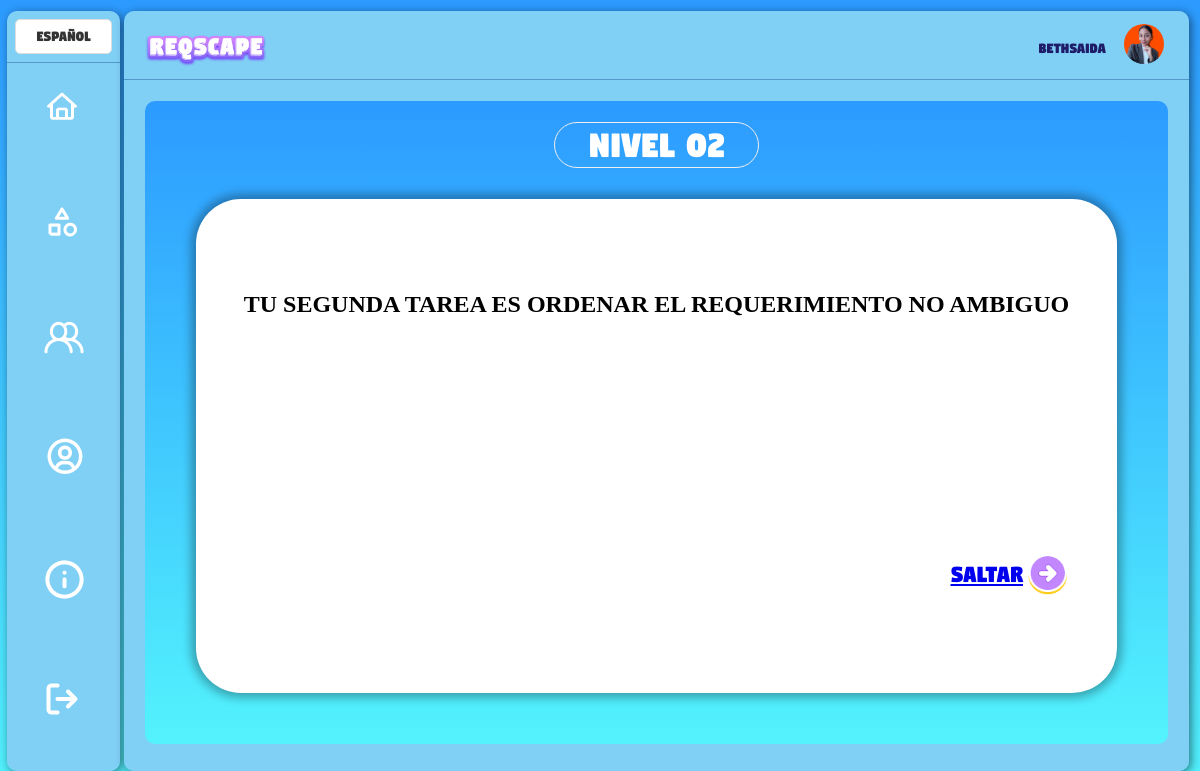
/modules/inicio/level2-txt.php (signed in), run on the app's committed database.
### tables this page shows
CREATE TABLE `usuarios` (
  `id` int(11) NOT NULL,
  `usuario` varchar(255) NOT NULL,
  `correo` varchar(255) NOT NULL,
  `contrasena` varchar(255) NOT NULL,
  `imagen_perfil` varchar(255) DEFAULT NULL,
  `perfil` varchar(50) DEFAULT NULL
);

### modules/inicio/level2-txt.php (the view, shortened to what this page needs)
<?php
include "../../connection/connection.php";
$lang = [];
if ($_SESSION['lang'] == 'es') {
    $lang['home'] = 'Inicio';
    $lang['levels'] = 'Niveles';
    $lang['score'] = 'Puntuación';
    $lang['profile'] = 'Perfil';
    $lang['info'] = 'Información';
    $lang['logout'] = 'Cerrar sesión';
    $lang['level_2'] = 'Nivel 02';
    $lang['task_2'] = 'TU SEGUNDA TAREA ES ORDENAR EL REQUERIMIENTO NO AMBIGUO';
    $lang['skip'] = 'SALTAR';
    $lang['change_language'] = 'Cambiar idioma';
}
if (isset($_SESSION['user_id'])) {
    $user_id = $_SESSION['user_id'];
    $sql = "SELECT usuario, correo, imagen_perfil FROM usuarios WHERE id = $user_id";
    $result = mysqli_query($con, $sql);
    if ($result && mysqli_num_rows($result) > 0) {
        $row = mysqli_fetch_assoc($result);
    } else {
        echo "No se encontraron resultados.";
        exit();
    }
} else {
    echo "No se ha iniciado sesión.";
    exit();
}
?>
<!DOCTYPE html>
<html lang="<?php echo $_SESSION['lang']; ?>">
<head>
    <link rel="stylesheet" type="text/css" href="../../styles/inicio.css">
    <link rel="stylesheet" type="text/css" href="../../styles/level-txt.css">
</head>
<body>
    <div class="fondo">
        <div class="columna-1">
            <div class="fila1-cl1">
                <select id="languageSelector">
                    <option value="es" <?php echo $_SESSION['lang'] == 'es' ? 'selected' : ''; ?>>Español</option>
                </select>
            </div>
            <div class="fila2-cl1">
                <a href="inicio.php" class="lg-cl1">
                    <img src="../../assets/img/inicio/inicio.png" alt="">
                </a>
                <a href="niveles-juego.php" class="lg-cl1">
                    <img src="../../assets/img/inicio/niveles.png" alt="">
                </a>
                <a href="score-page.php" class="lg-cl1">
                    <img src="../../assets/img/inicio/scoreglobal.png" alt="">
                </a>
                <a href="perfil.php" class="lg-cl1">
                    <img src="../../assets/img/inicio/perfil.png" alt="">
                </a>
                <a href="<?php echo ($_SESSION['perfil'] == 'profesor') ? 'reporte-niveles.php' : 'informacion.php'; ?>" class="lg-cl1">
                    <img src="../../assets/img/inicio/<?php echo ($_SESSION['perfil'] == 'profesor') ? 'report.png' : 'info.png'; ?>" alt="">
                </a>
                <a href="inicio-sesion.php" class="lg-cl1">
                    <img src="../../assets/img/inicio/log-out.png" alt="">
                </a>
            </div>
        </div>
        <div class="columna-2">
            <div class="fila1-cl2">
                <div class="logo">
                    <img src="../../assets/img/logo.png" alt="">
                </div>
                <div class="usuario-logueado">
                    <div class="profile-data-item">
                        <span id="username" class="username-span"><?php echo $row["usuario"]; ?></span>
                    </div>
                    <?php
                    if (!empty($row["imagen_perfil"])) {
                        echo '<img class="profile-pic" src="' . $row["imagen_perfil"] . '" alt="Imagen de perfil">';
                    } else {
                        echo '<img class="profile-pic" src="../../modules/inicio/uploads/perfil.jpg" alt="Avatar predeterminado">';
                    }
                    ?>
                </div>
            </div>
            <div class="fila2-cl2">
                <div class="contenido-juego">
                    <div class="fila1">
                        <span class="titulo-nivel-txt">
                            <?php echo $lang['level_2']; ?>
                        </span>
                    </div>
                    <div class="fila2">
                        <div class="fila2-1">
                            <span class="texto1-txt">
                                <?php echo $lang['task_2']; ?>
                            </span>
                        </div>
                        <div class="fila2-2">
                            <a href="juego-nivel2.php" class="btn-icono">
                                <?php echo $lang['skip']; ?>
                                <img src="../../assets/img/lever1-txt/saltar_btn.png" alt="Icono" />
                            </a>
                        </div>
                    </div>
                </div>
            </div>
        </div>
    </div>
</body>
</html>

### styles/inicio.css (style rules this page uses)
body { margin: 0; padding: 0; }
.fondo { margin: 0; padding: 0; height: 100vh; display: grid; grid-template-columns: auto 1fr; background-image: linear-gradient(to bottom, #2C9AFF, #53F3FD); }
.columna-1 { width: 113px; height: 95vh; margin: 6%; margin-top: 10%; background: linear-gradient(80deg, #80CFF5, #80CFF5 44%); border-radius: 10px; border-image: linear-gradient(to right, #FFFFFF 25%, #FFFFFF 77%, #FFFFFF 85%); border-image-slice: 1; backdrop-filter: blur(5px); box-shadow: 2px 2px 10px rgba(0, 0, 0, 0.5); display: grid; grid-template-rows: auto 1fr; }
.fila1-cl1 { border-bottom: 1px solid rgba(19, 67, 145, 0.4); }
.fila2-cl1 { display: grid; grid-row: auto auto auto auto auto auto; margin: 15%; gap: 5%; }
.lg-cl1 { background-color: transparent; border: none; padding: 10px 20px; cursor: pointer; border-radius: 10px; position: relative; }
.columna-2 { height: 95vh; margin: 1%; background: linear-gradient(80deg, #80CFF5, #80CFF5 44%); border-radius: 10px; border-image: linear-gradient(to right, #FFFFFF 25%, #FFFFFF 77%, #FFFFFF 85%); border-image-slice: 1; backdrop-filter: blur(5px); box-shadow: 2px 2px 10px rgba(0, 0, 0, 0.5); display: grid; grid-template-rows: auto 1fr; }
.fila1-cl2 { border-bottom: 1px solid rgba(19, 67, 145, 0.4); display: grid; grid-template-columns: auto 1fr; }
.logo { margin-top: 5%; margin-left: 5%; margin-bottom: 2%; }
.logo img { width: 30%; }
.contenido-juego { background-image: linear-gradient(to bottom, #2C9AFF, #53F3FD); margin: 2%; display: grid; grid-template-rows: auto 1fr; border-radius: 10px; width: 96%; height: 93%; }

### styles/level-txt.css (style rules this page uses)
.fila1 { background-color: transparent; margin: 2% 40%; }
.titulo-nivel-txt { border: 1px solid #eee; border-radius: 45px; padding: 1%; display: flex; align-items: center; justify-content: center; font-size: 40px; font-family: 'Digitalt'; color: #ffffff; }
.fila2 { display: grid; grid-template-rows: auto auto; background-color: #ffffff; margin: 5%; margin-top: 1%; box-shadow: 0px 0px 10px 5px rgba(0, 0, 0, 0.3); border-radius: 45px; }
.fila2-1 { padding: 5%; padding-top: 10%; font-size: 24px; font-family: "Comic Sans MS"; font-weight: bolder; }
.texto1-txt { display: flex; justify-content: center; align-items: center; text-align: center; }
.fila2-2 { display: flex; align-self: stretch; align-items: center; flex-wrap: nowrap; justify-content: flex-end; display: flex; align-self: stretch; align-items: center; flex-wrap: nowrap; justify-content: flex-end; padding-bottom: 3%; padding-right: 3%; }
.btn-icono { display: flex; align-items: center; justify-content: center; padding: 10px 15px; background-color: #ffffff; color: C286FF; border: none; cursor: pointer; font-family: 'Digitalt'; font-size: 26px; }
.btn-icono img { margin-left: 5px; width: 30%; }

### modules/inicio/level2-txt.php (style rules this page uses)
.usuario-logueado { display: flex; justify-content: end; border-radius: 10%; margin: 2%; margin-bottom: 0%; }
.profile-data-item { font-family: 'Digitalt'; display: flex; justify-content: center; align-items: center; margin-right: 3%; margin-top: 0%; margin-bottom: 1%; color: #1E1C69; }
.usuario-logueado img { width: 40px; height: 40px; border-radius: 50%; margin: 2% 2%; margin-top: 0%; margin-left: 0%; }
.fila1-cl1 { padding: 7%; border-bottom: 1px solid rgba(19, 67, 145, 0.4); }
#languageSelector { appearance: none; -webkit-appearance: none; -moz-appearance: none; width: 100%; padding: 8%; border: 1px solid #ddd; border-radius: 5px; font-size: 16px; background-color: #fff; color: #333; cursor: pointer; outline: none; transition: border-color 0.3s ease; text-align: center; font-family: 'Digitalt'; font-weight: lighter; }
#languageSelector option { color: #333; background-color: #fff; text-align: center; }

### data on the page
usuarios: usuario "Bethsaida", imagen_perfil (picture)

### other printed values
$lang['level_2'] "Nivel 02"
$lang['task_2'] "TU SEGUNDA TAREA ES ORDENAR EL REQUERIMIENTO NO AMBIGUO"
$lang['skip'] "SALTAR"
